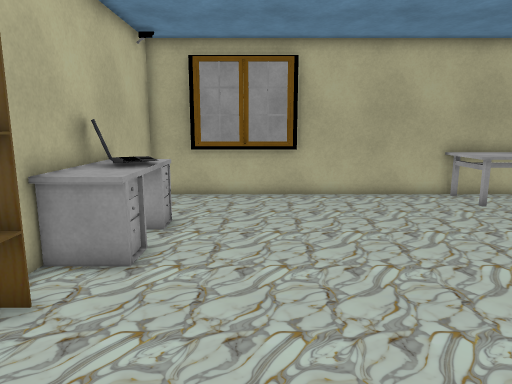
View 1 (above)

12 first-person views from a walk through a scene from a Unity 3-D project. The camera is 1.4 m above the floor, tilts 10° down and sees 70° across. The floor is counted in squares, 0.45 m on a side. Each view is taken from the middle of a square. On the plan, view 1 faces up. The plan holds only what a view shows up to about 20 squares ahead; the rest is blank. The player is left out.

View 2
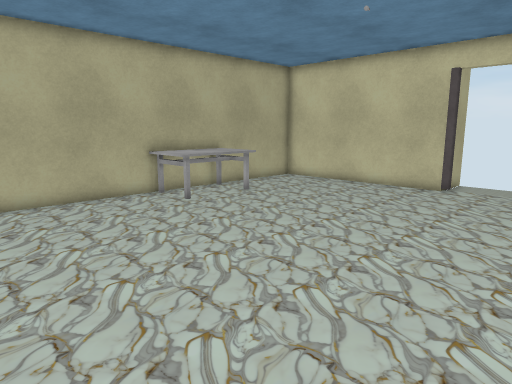

View 3
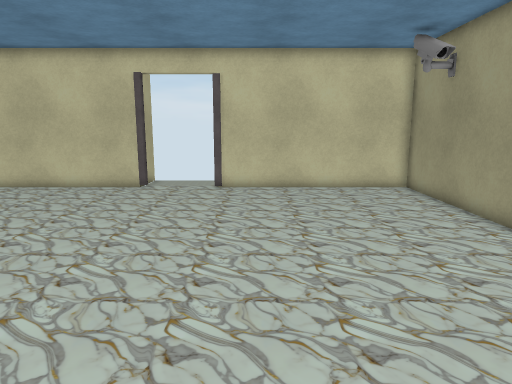

View 4
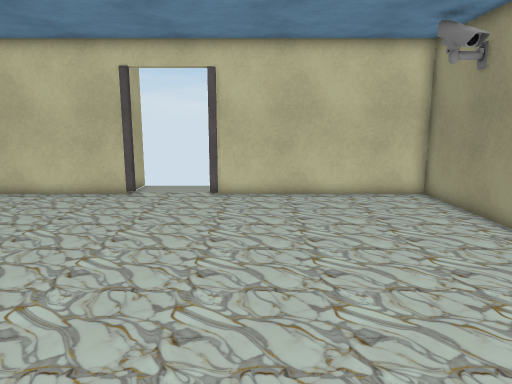

View 5
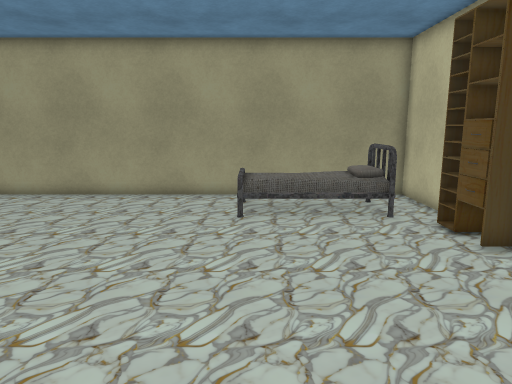

View 6
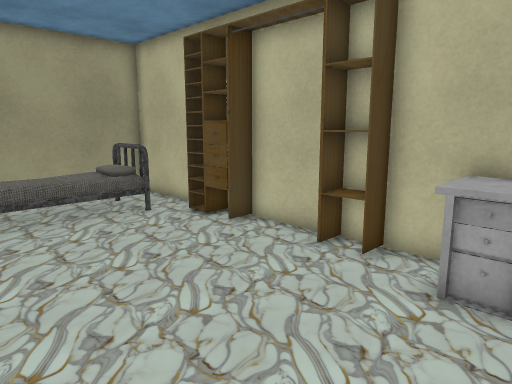

View 7
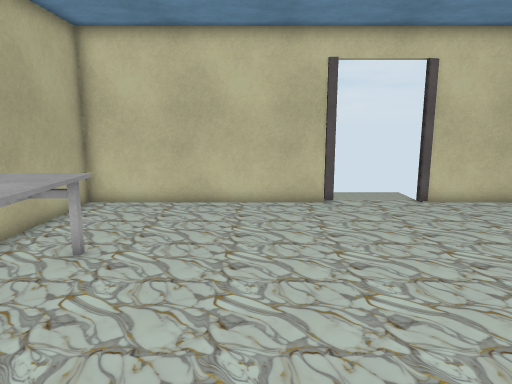

View 8
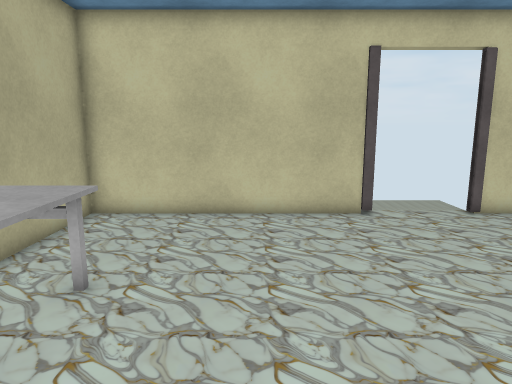

View 9
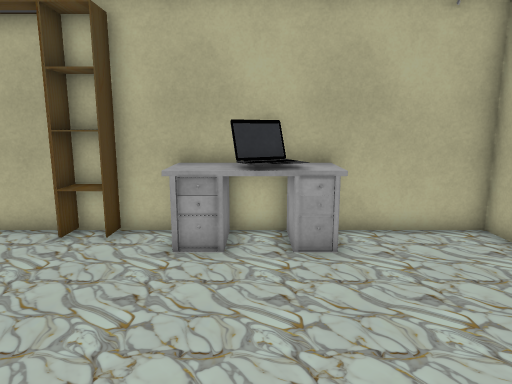

View 10
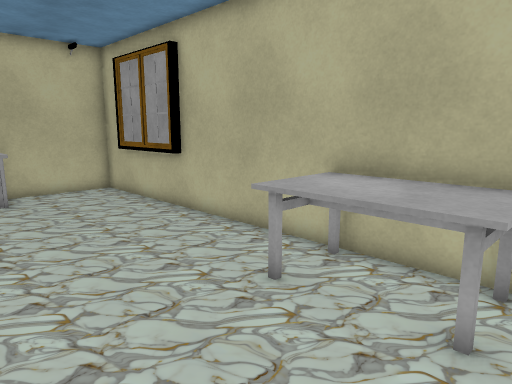

View 11
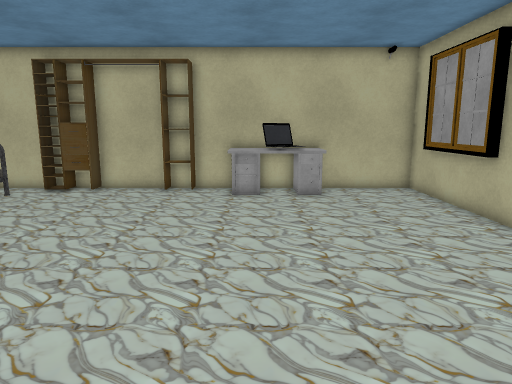

View 12
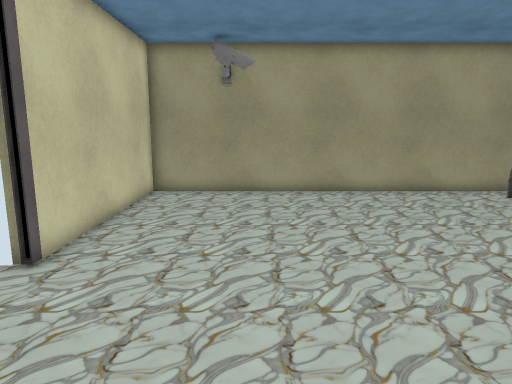

### Floor plan
Key: @ floor where view 1 was taken; # wall or solid block; x gap in a wall; . floor; = window, fence, low wall or low ledge; v drop or lower ground; T table; E desk; S shelf; B bed; O other object.
Columns run from 5 left of view 1 to 22 right of it. Each row starts with its distance up from view 1.
 17 #########################
 16 #.............TTTTT.....#
 15 #.............TTTTT.....#
 14 #.............TTTTT.....#
 13 #.......................#
 12 #EE.....................#
 11 ###.....................#
 10 ###.....................#
  9 #EE.....................#
  8 #EE.....................#
  7 #.......................####
  6 #S.........................
  5 #S.........................
  4 #S.........................
  3 #.......................O#
  2 #.......................##
  1 #S......................#
  0 #S...@..................#
 -1 #S......................#
 -2 #.......................#
 -3 #.BBOOOOx...............#
 -4 #.=v  OOv...............#
 -5 #.B=OOOO................#
 -6 #.......................#
 -7 #########################

Where each view was taken, in squares from view 1:
view 1: 0 up, 0 right, facing up
view 2: 1 up, 0 right, facing up-right
view 3: 1 up, 0 right, facing right
view 4: 1 up, 2 right, facing right
view 5: 10 up, 2 right, facing down
view 6: 10 up, 4 right, facing down-left
view 7: 10 up, 4 right, facing right
view 8: 11 up, 6 right, facing right
view 9: 10 up, 6 right, facing left
view 10: 9 up, 14 right, facing up-left
view 11: 9 up, 14 right, facing left
view 12: 11 up, 14 right, facing down
